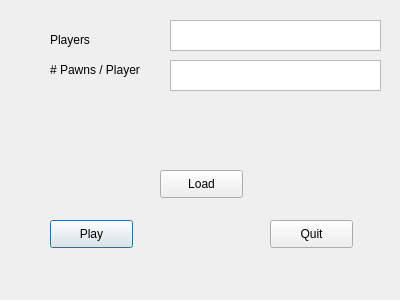
<?xml version="1.0" encoding="UTF-8"?>
<ui version="4.0">
 <class>configDialog</class>
 <widget class="QDialog" name="configDialog">
  <property name="geometry">
   <rect>
    <x>0</x>
    <y>0</y>
    <width>400</width>
    <height>300</height>
   </rect>
  </property>
  <property name="windowTitle">
   <string>Dialog</string>
  </property>
  <widget class="QPushButton" name="playButton">
   <property name="geometry">
    <rect>
     <x>50</x>
     <y>220</y>
     <width>83</width>
     <height>28</height>
    </rect>
   </property>
   <property name="text">
    <string>Play</string>
   </property>
  </widget>
  <widget class="QPushButton" name="loadButton">
   <property name="geometry">
    <rect>
     <x>160</x>
     <y>170</y>
     <width>83</width>
     <height>28</height>
    </rect>
   </property>
   <property name="text">
    <string>Load</string>
   </property>
  </widget>
  <widget class="QPushButton" name="quitButton">
   <property name="geometry">
    <rect>
     <x>270</x>
     <y>220</y>
     <width>83</width>
     <height>28</height>
    </rect>
   </property>
   <property name="text">
    <string>Quit</string>
   </property>
  </widget>
  <widget class="QLabel" name="playersLabel">
   <property name="geometry">
    <rect>
     <x>50</x>
     <y>30</y>
     <width>62</width>
     <height>20</height>
    </rect>
   </property>
   <property name="text">
    <string>Players</string>
   </property>
  </widget>
  <widget class="QLabel" name="pawnsLabel">
   <property name="geometry">
    <rect>
     <x>50</x>
     <y>60</y>
     <width>111</width>
     <height>20</height>
    </rect>
   </property>
   <property name="text">
    <string># Pawns / Player</string>
   </property>
  </widget>
  <widget class="QPlainTextEdit" name="playerNum">
   <property name="geometry">
    <rect>
     <x>170</x>
     <y>20</y>
     <width>211</width>
     <height>31</height>
    </rect>
   </property>
  </widget>
  <widget class="QPlainTextEdit" name="pawnNum">
   <property name="geometry">
    <rect>
     <x>170</x>
     <y>60</y>
     <width>211</width>
     <height>31</height>
    </rect>
   </property>
  </widget>
 </widget>
 <resources/>
 <connections/>
</ui>
